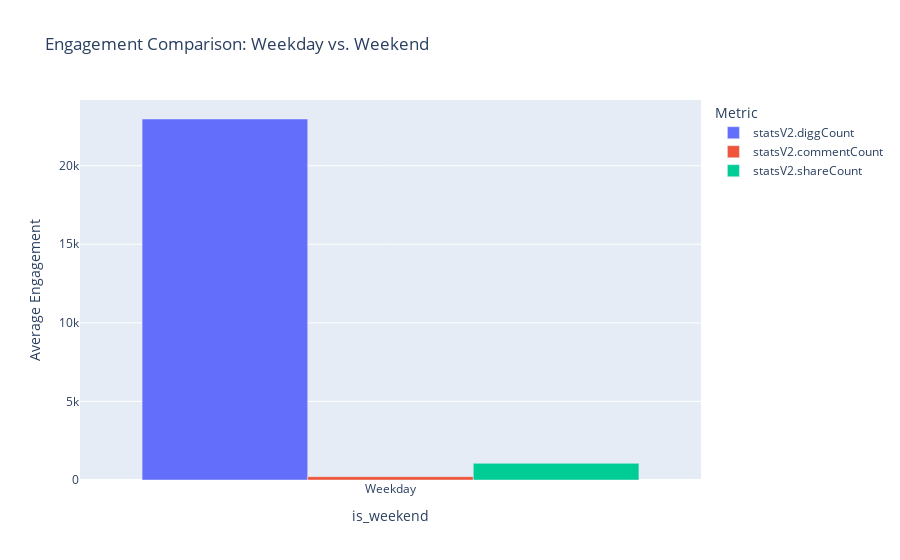

Notebook source saved alongside this figure:
### Code cell
# Insight 3.2: Engagement on Weekends vs. Weekdays
df['day_of_week'] = df['createTime'].dt.dayofweek
df['is_weekend'] = df['day_of_week'].apply(lambda x: 'Weekend' if x >= 4 else 'Weekday')

engagement_by_day = df.groupby('is_weekend', observed=False)[['statsV2.diggCount', 'statsV2.commentCount', 'statsV2.shareCount']].mean().reset_index()
fig5 = px.bar(engagement_by_day.melt(id_vars=['is_weekend'], var_name='Metric', value_name='Average Engagement'),
              x='is_weekend', y='Average Engagement', color='Metric',
              title="Engagement Comparison: Weekday vs. Weekend",
              barmode='group')
fig5.show()

### Figure 1 — Plotly figure (JSON) as saved in the notebook; plotly's stock layout.template omitted (floating-point values rounded to 4 significant figures)
{"data": [{"alignmentgroup": "True", "hovertemplate": "Metric=statsV2.diggCount<br>is_weekend=%{x}<br>Average Engagement=%{y}<extra></extra>", "legendgroup": "statsV2.diggCount", "marker": {"color": "#636efa", "pattern": {"shape": ""}}, "name": "statsV2.diggCount", "offsetgroup": "statsV2.diggCount", "orientation": "v", "showlegend": true, "textposition": "auto", "type": "bar", "x": ["Weekday"], "xaxis": "x", "y": [22970.0], "yaxis": "y"}, {"alignmentgroup": "True", "hovertemplate": "Metric=statsV2.commentCount<br>is_weekend=%{x}<br>Average Engagement=%{y}<extra></extra>", "legendgroup": "statsV2.commentCount", "marker": {"color": "#EF553B", "pattern": {"shape": ""}}, "name": "statsV2.commentCount", "offsetgroup": "statsV2.commentCount", "orientation": "v", "showlegend": true, "textposition": "auto", "type": "bar", "x": ["Weekday"], "xaxis": "x", "y": [211.9], "yaxis": "y"}, {"alignmentgroup": "True", "hovertemplate": "Metric=statsV2.shareCount<br>is_weekend=%{x}<br>Average Engagement=%{y}<extra></extra>", "legendgroup": "statsV2.shareCount", "marker": {"color": "#00cc96", "pattern": {"shape": ""}}, "name": "statsV2.shareCount", "offsetgroup": "statsV2.shareCount", "orientation": "v", "showlegend": true, "textposition": "auto", "type": "bar", "x": ["Weekday"], "xaxis": "x", "y": [1061.0], "yaxis": "y"}], "layout": {"barmode": "group", "legend": {"title": {"text": "Metric"}, "tracegroupgap": 0}, "title": {"text": "Engagement Comparison: Weekday vs. Weekend"}, "xaxis": {"anchor": "y", "domain": [0, 1], "title": {"text": "is_weekend"}}, "yaxis": {"anchor": "x", "domain": [0, 1], "title": {"text": "Average Engagement"}}}}
